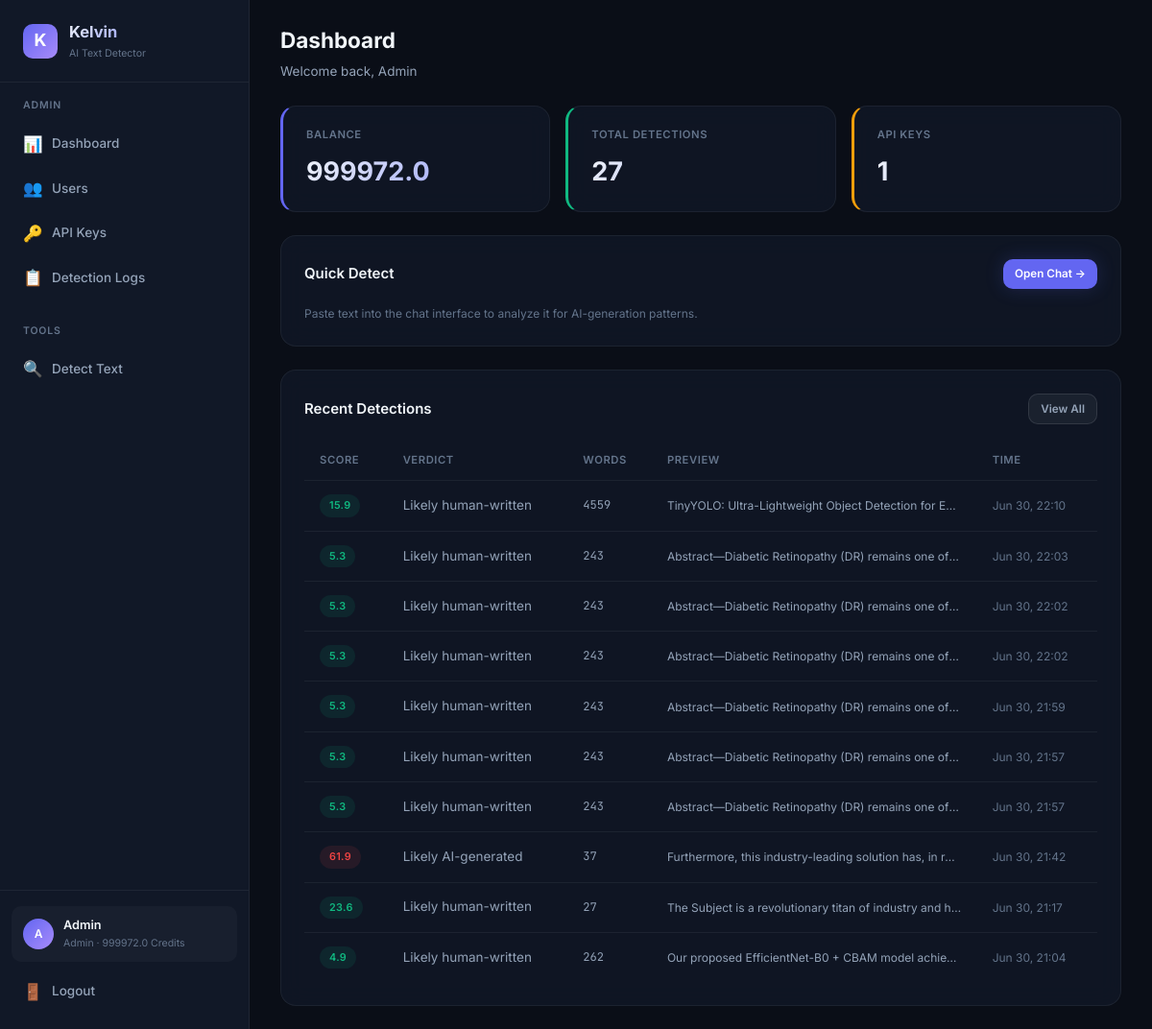
The app's page /dashboard (signed in) with its own data.
### database.py (models this page shows, shortened)
class User(Base):
    __tablename__ = "users"
    id = Column(Integer, primary_key=True, autoincrement=True)
    email = Column(String(255), unique=True, nullable=False, index=True)
    password_hash = Column(String(255), nullable=False)
    display_name = Column(String(100), nullable=False)
    role = Column(String(20), nullable=False, default="user")  # "admin" or "user"
    balance = Column(Float, nullable=False, default=100.0)
    is_active = Column(Boolean, nullable=False, default=True)
    created_at = Column(DateTime, nullable=False, default=datetime.utcnow)
    api_keys = relationship("APIKeyRecord", back_populates="user", lazy="dynamic")
    detection_logs = relationship("DetectionLog", back_populates="user", lazy="dynamic")
    transactions = relationship("BalanceTransaction", back_populates="user", lazy="dynamic")

class DetectionLog(Base):
    __tablename__ = "detection_logs"
    id = Column(Integer, primary_key=True, autoincrement=True)
    user_id = Column(Integer, ForeignKey("users.id"), nullable=False, index=True)
    api_key_id = Column(Integer, ForeignKey("api_keys.id"), nullable=True)
    input_text = Column(Text, nullable=False)
    output_json = Column(Text, nullable=False)  # JSON string
    score = Column(Float, nullable=True)
    verdict = Column(String(50), nullable=True)
    model_used = Column(String(30), nullable=True)
    cost = Column(Float, nullable=False, default=1.0)
    word_count = Column(Integer, nullable=True)
    ip_address = Column(String(45), nullable=True)
    created_at = Column(DateTime, nullable=False, default=datetime.utcnow)
    user = relationship("User", back_populates="detection_logs")
    api_key = relationship("APIKeyRecord", back_populates="detection_logs")
    __table_args__ = (
        Index("idx_logs_user_created", "user_id", "created_at"),
    )

### detect-ai.py (the view)
@app.get("/dashboard", response_class=HTMLResponse)
async def user_dashboard(request: Request, db: Session = Depends(get_db_session)):
    user = _require_web_user(request, db)
    recent_logs = db.query(DetectionLog).filter(DetectionLog.user_id == user.id).order_by(desc(DetectionLog.created_at)).limit(10).all()
    total_requests = db.query(func.count(DetectionLog.id)).filter(DetectionLog.user_id == user.id).scalar()
    return _render(request, db, "user/dashboard.html", recent_logs=recent_logs, total_requests=total_requests)

### templates/user/dashboard.html (shortened to what this page needs)
{% extends "base.html" %}
{% set active_page = 'user-dashboard' %}
{% block page_header %}
<div class="page-header">
    <h2>Dashboard</h2>
    <p>Welcome back, {{ user.display_name }}</p>
</div>
{% endblock %}
{% block content %}
<div class="stats-grid">
    <div class="stat-card accent">
        <div class="stat-label">Balance</div>
        <div class="stat-value">{{ user.balance | round(1) }}</div>
    </div>
    <div class="stat-card green">
        <div class="stat-label">Total Detections</div>
        <div class="stat-value">{{ total_requests }}</div>
    </div>
    <div class="stat-card yellow">
        <div class="stat-label">API Keys</div>
        <div class="stat-value">{{ user.api_keys.count() }}</div>
    </div>
</div>
<div class="card">
    <div class="card-header">
        <h3>Quick Detect</h3>
        <a href="/dashboard/detect" class="btn btn-primary btn-sm">Open Chat →</a>
    </div>
    <p class="text-muted text-sm">Paste text into the chat interface to analyze it for AI-generation patterns.</p>
</div>
<div class="card mt-24">
    <div class="card-header">
        <h3>Recent Detections</h3>
        <a href="/dashboard/usage" class="btn btn-secondary btn-sm">View All</a>
    </div>
    {% if recent_logs %}
    <div class="table-container">
        <table>
            <thead>
                <tr>
                    <th>Score</th>
                    <th>Verdict</th>
                    <th>Words</th>
                    <th>Preview</th>
                    <th>Time</th>
                </tr>
            </thead>
            <tbody>
                {% for log in recent_logs %}
                <tr>
                    <td>
                        <span class="badge {% if log.score >= 60 %}badge-red{% elif log.score >= 30 %}badge-yellow{% else %}badge-green{% endif %}">
                            {{ log.score | round(1) }}
                        </span>
                    </td>
                    <td>{{ log.verdict or '—' }}</td>
                    <td class="text-mono text-sm">{{ log.word_count or '—' }}</td>
                    <td class="truncate text-sm">{{ log.input_text[:80] }}{% if log.input_text|length > 80 %}...{% endif %}</td>
                    <td class="text-sm text-muted">{{ log.created_at.strftime('%b %d, %H:%M') if log.created_at else '—' }}</td>
                </tr>
                {% endfor %}
            </tbody>
        </table>
    </div>
    {% else %}
    <div class="empty-state">
        <div class="empty-icon">🔍</div>
        <h3>No detections yet</h3>
        <p>Start by analyzing some text in the <a href="/dashboard/detect">Detect</a> page.</p>
    </div>
    {% endif %}
</div>
{% endblock %}

### templates/base.html (shortened to what this page needs)
<!DOCTYPE html>
<html lang="en">
<head>
    <link rel="stylesheet" href="/static/css/style.css?v=6">
</head>
<body>
    {% block body %}
    <div class="app-layout">
        <aside class="sidebar">
            <div class="sidebar-brand">
                <div class="brand-icon">K</div>
                <div>
                    <h1>Kelvin</h1>
                    <div class="brand-version">AI Text Detector</div>
                </div>
            </div>
            <nav class="sidebar-nav">
                {% if user and user.role == 'admin' %}
                <div class="nav-section">
                    <div class="nav-section-title">Admin</div>
                    <a href="/admin/dashboard" class="nav-link {% if active_page == 'admin-dashboard' %}active{% endif %}">
                        <span class="nav-icon">📊</span> Dashboard
                    </a>
                    <a href="/admin/users" class="nav-link {% if active_page == 'admin-users' %}active{% endif %}">
                        <span class="nav-icon">👥</span> Users
                    </a>
                    <a href="/admin/keys" class="nav-link {% if active_page == 'admin-keys' %}active{% endif %}">
                        <span class="nav-icon">🔑</span> API Keys
                    </a>
                    <a href="/admin/logs" class="nav-link {% if active_page == 'admin-logs' %}active{% endif %}">
                        <span class="nav-icon">📋</span> Detection Logs
                    </a>
                </div>
                <div class="nav-section">
                    <div class="nav-section-title">Tools</div>
                    <a href="/dashboard/detect" class="nav-link {% if active_page == 'detect' %}active{% endif %}">
                        <span class="nav-icon">🔍</span> Detect Text
                    </a>
                </div>
                {% endif %}
            </nav>
            {% if user %}
            <div class="sidebar-footer">
                <div class="sidebar-user">
                    <div class="user-avatar">{{ user.display_name[0] | upper }}</div>
                    <div class="user-info">
                        <div class="user-name">{{ user.display_name }}</div>
                        <div class="user-role">{{ user.role }} · {{ user.balance | round(1) }} credits</div>
                    </div>
                </div>
                <a href="/logout" class="nav-link" style="margin-top: 8px;">
                    <span class="nav-icon">🚪</span> Logout
                </a>
            </div>
            {% endif %}
        </aside>
        <main class="main-content">
            {% block page_header %}{% endblock %}
            <div class="page-body">
                {% block content %}{% endblock %}
            </div>
        </main>
    </div>
    {% endblock %}
</body>
</html>

### records on screen
User: display_name "A", display_name "Admin", role "Admin", balance "999972.0"
DetectionLog: score "15.9", verdict "Likely human-written", word_count "4559", input_text "TinyYOLO: Ultra-Lightweight Object Detection for E…", created_at "Jun 30, 22:10"
DetectionLog: score "5.3", verdict "Likely human-written", word_count "243", input_text "Abstract—Diabetic Retinopathy (DR) remains one of…", created_at "Jun 30, 22:03"
DetectionLog: score "5.3", verdict "Likely human-written", word_count "243", input_text "Abstract—Diabetic Retinopathy (DR) remains one of…", created_at "Jun 30, 22:02"
DetectionLog: score "5.3", verdict "Likely human-written", word_count "243", input_text "Abstract—Diabetic Retinopathy (DR) remains one of…", created_at "Jun 30, 22:02"
DetectionLog: score "5.3", verdict "Likely human-written", word_count "243", input_text "Abstract—Diabetic Retinopathy (DR) remains one of…", created_at "Jun 30, 21:59"
DetectionLog: score "5.3", verdict "Likely human-written", word_count "243", input_text "Abstract—Diabetic Retinopathy (DR) remains one of…", created_at "Jun 30, 21:57"
DetectionLog: score "5.3", verdict "Likely human-written", word_count "243", input_text "Abstract—Diabetic Retinopathy (DR) remains one of…", created_at "Jun 30, 21:57"
DetectionLog: score "61.9", verdict "Likely AI-generated", word_count "37", input_text "Furthermore, this industry-leading solution has, in re…", created_at "Jun 30, 21:42"
DetectionLog: score "23.6", verdict "Likely human-written", word_count "27", input_text "The Subject is a revolutionary titan of industry and h…", created_at "Jun 30, 21:17"
DetectionLog: score "4.9", verdict "Likely human-written", word_count "262", input_text "Our proposed EfficientNet-B0 + CBAM model achie…", created_at "Jun 30, 21:04"

### other values on screen
{{ total_requests }} "27"
{{ user.api_keys.count() }} "1"
